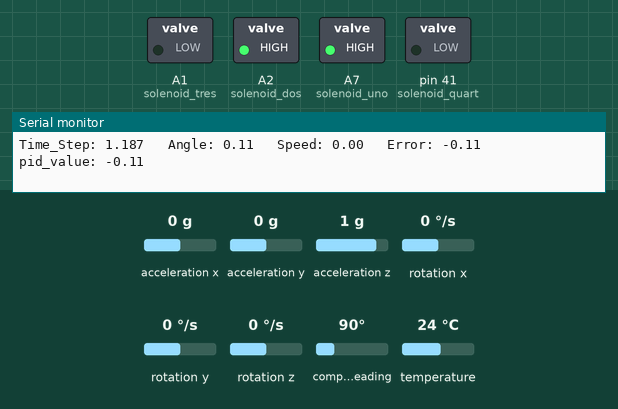
Simulated run of this program. Board: Teensy 4. Shown: switched loads named in the program (green lamp = pin HIGH), the last lines printed to the serial monitor. The inputs (shaded band) are chosen by the test bench; at power-on: compass heading 90°, acceleration x 0 g, acceleration y 0 g, acceleration z 1 g, rotation x 0 °/s, rotation y 0 °/s, rotation z 0 °/s, temperature 24 °C.

Above: at 1.2 s.
1.3 s: compass heading set to 178°
4.3 s: compass heading set to 186°
At 5.5 s:
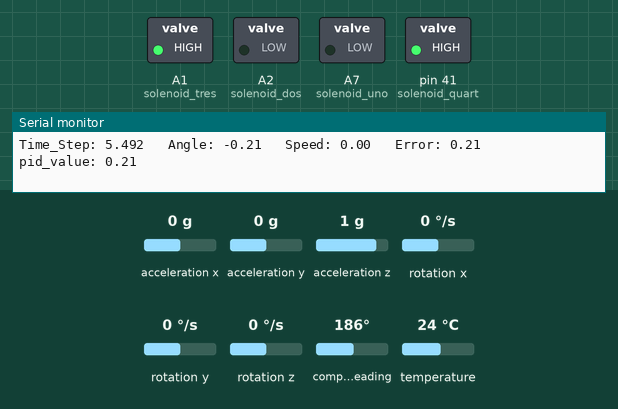
5.8 s: compass heading set to 7°
At 6.8 s:
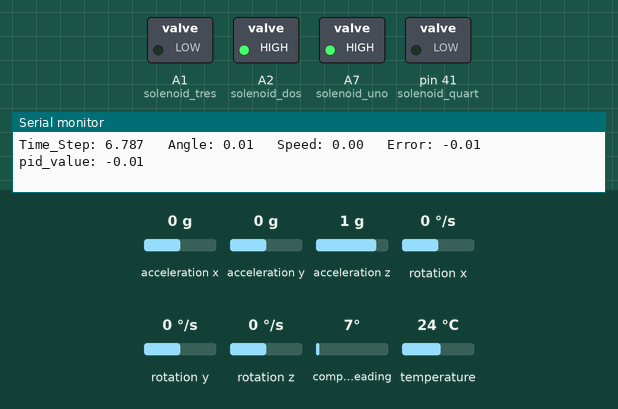
7.3 s: compass heading set to 269°
At 7.9 s:
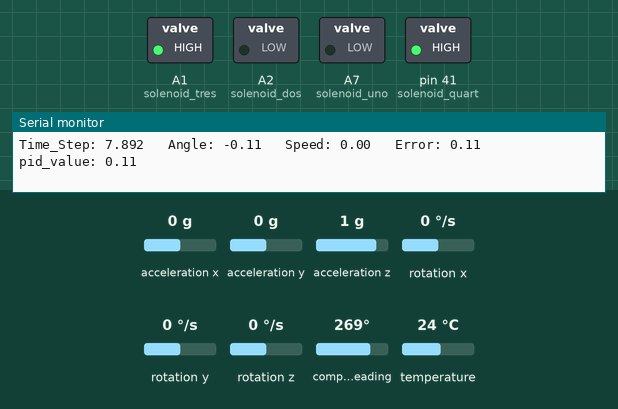
Timing chart, 0 to 9.8 s (numbered marks = the images above; inputs shaded):
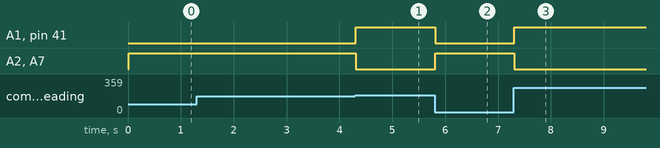

Measured:
- the behaviour switches between 180 and 181° on compass heading (found by bisection; images 0 and 1)
- after the input at 4.3 s, A1 (solenoid_tres), pin 41 (solenoid_quart): LOW → HIGH at once; A2 (solenoid_dos), A7 (solenoid_uno): HIGH → LOW at once
- after the input at 5.8 s, A1 (solenoid_tres), pin 41 (solenoid_quart): HIGH → LOW at once; A2 (solenoid_dos), A7 (solenoid_uno): LOW → HIGH at once
- after the input at 7.3 s, A1 (solenoid_tres), pin 41 (solenoid_quart): LOW → HIGH at once; A2 (solenoid_dos), A7 (solenoid_uno): HIGH → LOW at once

The program:

main.cpp
```cpp
#include <Arduino.h>
#include <MPU9250.h>
#include <math.h>
#include <EEPROM.h>

//Sensor Defining
MPU9250 IMU(Wire, 0x68);
int status;

////////// Variables //////////
// Accelerometer
double xaccel = 0, yaccel = 0, zaccel = 0;
// Gyroscope
double roll_rate = 0, pitch_rate = 0, yaw_rate = 0;
double roll_angle = 0, pitch_angle = 0, yaw_angle = 0;
// Magnometer
double xmag = 0, ymag = 0, zmag = 0;
// Temperature
double temp;

// Phils lab
int gravity  = 9.81;

//time
double dt = 0, old_millis = 0, curr_time = 0, prev_time = 0;

/////////////// Filters ///////////////////
//Low Pass Filter
int lpfGyr = 0.7;
int  lpfAcc = 0.9;
int  lpfMag = 0.4;

//Complimentary Filter Setup
double alpha = 0.93f;

double accel_roll_angle = 0, accel_pitch_angle = 0, accel_yaw_angle;
double mag_roll_angle = 0, mag_pitch_angle = 0, mag_yaw_angle = 0;
double comp_roll_angle = 0, comp_pitch_angle = 0, comp_yaw_angle = 0;

//bias
double bias_roll_rate, bias_pitch_rate, bias_yaw_rate;

///////////////// PID Controller /////////////////////
//Solenoid Initialization
#define SOLENOID_OFF LOW
#define SOLENOID_ON HIGH

uint8_t solenoid_uno = 21, solenoid_dos = 16, solenoid_tres = 15, solenoid_quart = 41;
double old_yaw_angle;

//PID Gain
int kP = 1;
int kI = 0.1;
int kD = 0.01;

//error
double cumulative_error = 0; //for I term
double previous_error = 0; // for D term

//flash memory
int address = 0;

double pid(double comp_yaw_angle) ;
void update_control(double new_yaw_angle, double old_yaw_angle, double dt);
void datalogger();
void writeDoubleToEEPROM(int address, double value);
double readDoubleFromEEPROM(int address);


void setup() {
  Serial.begin(115200);

  pinMode(solenoid_uno, OUTPUT);
  pinMode(solenoid_dos, OUTPUT);
  pinMode(solenoid_tres, OUTPUT);
  pinMode(solenoid_quart, OUTPUT);

  //while(!Serial) {}

  // start communication with IMU
  status = IMU.begin();
  /*
  if (status < 0) {
    Serial.println("IMU initialization unsuccessful");
    Serial.println("Check IMU wiring or try cycling power");
    Serial.print("Status: ");
    Serial.println(status);
    while(1) {}
  }
  */
  // setting the accelerometer full scale range to +/-8G
  IMU.setAccelRange(MPU9250::ACCEL_RANGE_8G);
  // setting the gyroscope full scale range to +/-500 deg/s
  IMU.setGyroRange(MPU9250::GYRO_RANGE_500DPS);
  // setting DLPF bandwidth to 20 Hz
  IMU.setDlpfBandwidth(MPU9250::DLPF_BANDWIDTH_20HZ);
  // setting SRD to 19 for a 50 Hz update rate
  IMU.setSrd(50);
}

void loop() {
  /////////  Time Portion  //////////
  curr_time = millis();
  dt = (curr_time - prev_time)/1000;

  /////////  IMU Reading Portion  //////////

  /////////  IMU Reading Portion  //////////

  //Bias Reading
  bias_roll_rate = IMU.getGyroBiasX_rads();
  bias_pitch_rate = IMU.getGyroBiasY_rads();
  bias_yaw_rate = IMU.getGyroBiasZ_rads();


  //Measurement Reading & Low Pass Filter Implementation
  IMU.readSensor();
  xaccel = lpfAcc*xaccel + (1 - lpfAcc)*IMU.getAccelX_mss();
  yaccel = lpfAcc*yaccel + (1 - lpfAcc)*IMU.getAccelY_mss();
  yaccel = lpfAcc*zaccel + (1 - lpfAcc)*IMU.getAccelY_mss();
  roll_rate = lpfGyr*roll_rate + (1 - lpfGyr)*IMU.getGyroX_rads();
  pitch_rate = lpfGyr*pitch_rate + (1 - lpfGyr)*IMU.getGyroY_rads();
  yaw_rate = lpfGyr*yaw_rate + (1 - lpfGyr)*IMU.getGyroZ_rads();
  xmag = lpfMag*xmag + (1 - lpfMag)*IMU.getMagX_uT();
  ymag = lpfMag*zmag + (1 - lpfMag)*IMU.getMagY_uT();
  zmag = lpfMag*zmag + (1 - lpfMag)*IMU.getMagZ_uT();
  temp = IMU.getTemperature_C();


  /////////  Math Portion  //////////
  //Accelerometer
  //phi_hat = atanf(yaccel/zaccel) * RAD_TO_DEG;
  //theta_hat = asinf(xaccel/ gravity) * RAD_TO_DEG;

  accel_roll_angle = atan2(-xaccel, sqrt(pow(yaccel,2) + pow(zaccel,2)))*RAD_TO_DEG;
  accel_pitch_angle = atan2(yaccel, sqrt(pow(xaccel,2) + pow(zaccel,2)))*RAD_TO_DEG;
  accel_yaw_angle = atan2((sqrt(pow(xaccel,2)+pow(yaccel,2))),zaccel)*RAD_TO_DEG;
  mag_roll_angle = atan2(ymag,zmag);
  mag_pitch_angle = atan2(xmag,zmag);
  mag_yaw_angle = atan2(ymag,xmag);

  roll_angle += ((roll_rate * RAD_TO_DEG) * dt);
  pitch_angle += ((pitch_rate * RAD_TO_DEG) * dt);
  yaw_angle += ((yaw_rate * RAD_TO_DEG) * dt);

  //Phils Comp Filter
  /*
  ////////// Body Transformation ///////////

  //body rates to euler rates
  float phi_dot = 1*roll_rate + sinf(roll_angle*DEG_TO_RAD)*tanf(pitch_angle*DEG_TO_RAD)*pitch_rate + cosf(roll_angle*DEG_TO_RAD)*tanf(pitch_angle*DEG_TO_RAD)*yaw_rate;
  float theta_dot = cosf(roll_angle*DEG_TO_RAD)*pitch_rate - sinf(roll_angle*DEG_TO_RAD)*yaw_rate;
  float gamma_dot = sinf(roll_angle*DEG_TO_RAD)*(1/cosf(pitch_angle*DEG_TO_RAD))*pitch_rate + cosf(roll_angle*DEG_TO_RAD)*(1/cosf(pitch_angle*DEG_TO_RAD))*yaw_rate;
  comp_roll_angle = (alpha*accel_roll_angle + (1 - alpha)*(roll_rate + dt*phi_dot))*RAD_TO_DEG;
  comp_pitch_angle = (alpha*accel_pitch_angle + (1 - alpha)*(pitch_rate + dt*theta_dot))*RAD_TO_DEG;
  comp_yaw_angle = (alpha*accel_yaw_angle + (1 - alpha)*(yaw_rate + dt*gamma_dot))*RAD_TO_DEG;
  */
  //Complimentary Filter w/ accel
  /*
  comp_roll_angle = alpha * (roll_angle + roll_rate * dt) + (1 - alpha) * accel_roll_angle;
  comp_pitch_angle = alpha * (pitch_angle + pitch_rate * dt) + (1 - alpha) * accel_pitch_angle;
  comp_yaw_angle = alpha * (yaw_angle + yaw_rate * dt) + (1 - alpha) * accel_yaw_angle;
  */
  //Complimentary Filter w/ mag
  comp_roll_angle = alpha * (roll_angle + roll_rate * dt) + (1 - alpha) * mag_roll_angle;
  comp_pitch_angle = alpha * (pitch_angle + pitch_rate * dt) + (1 - alpha) * mag_pitch_angle;
  comp_yaw_angle = alpha * (yaw_angle + yaw_rate * dt) + (1 - alpha) * mag_yaw_angle;

  double new_yaw_angle = pid(comp_yaw_angle);
    //////// PID Controller ////////
  if (comp_yaw_angle <= 5){
    update_control(new_yaw_angle, old_yaw_angle, dt);
    old_yaw_angle = new_yaw_angle;
  }

  /////////  Printing Portion  //////////

  Serial.print("Time_Step: ");
  Serial.print(curr_time/1000, 3);
  Serial.print("\t");
  /*
  //Complimentary Filter

  Serial.print(" Roll_Angle (C): ");
  Serial.print(comp_roll_angle,6);
  Serial.print("\t");
  Serial.print(" Pitch_Angle (C): ");
  Serial.print(comp_pitch_angle,6);
  Serial.print("\t");
  Serial.print(" Yaw_Angle (C): ");
  Serial.print(comp_yaw_angle,6);
  //Serial.print("\t");
  Serial.println();
  */
  /*
  Serial.print("Yaw_Angle_Bias: ");
  Serial.println(bias_yaw_rate);
  */
  /*
  //Normal
  Serial.print(" Roll_Angle (N): ");
  Serial.print(roll_angle,6);
  Serial.print("\t");
  Serial.print(" Pitch_Angle (N): ");
  Serial.print(pitch_angle,6);
  Serial.print("\t");
  Serial.print(" Yaw_Angle (N): ");
  Serial.print(yaw_angle,6);
  Serial.print("\t");*/
  /*
  Serial.print("\t");
  Serial.print(" Roll_Rate: ");
  Serial.print(roll_rate,6);
  Serial.print("\t");
  Serial.print(" Pitch_Rate: ");
  Serial.print(pitch_rate,6);
  Serial.print("\t");
  Serial.print(" Yaw_Rate: ");
  Serial.println(yaw_rate,6);
  Serial.print("\t");
  Serial.print(" Temp: ");
  Serial.println(int_temp,6);
  */
  /*
  // Write the value to EEPROM
  writeDoubleToEEPROM(address, comp_yaw_angle);

  // Read the value from EEPROM
  double valueRead = readDoubleFromEEPROM(address);
  Serial.println(valueRead);
 */
  prev_time = curr_time;
}
/*
void writeDoubleToEEPROM(int address, double value) {
  byte* p = (byte*)(void*)&value;
  for (unsigned int i = 0; i < sizeof(value); i++) {
    EEPROM.write(address + i, *p++);
  }
}

double readDoubleFromEEPROM(int address) {
  double value;
  byte* p = (byte*)(void*)&value;
  for (unsigned int i = 0; i < sizeof(value); i++) {
    *p++ = EEPROM.read(address + i);
  }
  return value;
}
*/
void update_control(double new_yaw_angle, double old_yaw_angle, double dt){
  if (comp_yaw_angle > old_yaw_angle) {
    for (double pos = old_yaw_angle; pos <= new_yaw_angle; pos += 1){
      digitalWrite(solenoid_uno, HIGH);
      digitalWrite(solenoid_dos, HIGH);
      digitalWrite(solenoid_tres, LOW);
      digitalWrite(solenoid_quart, LOW);
    }
  }
  if (comp_yaw_angle < old_yaw_angle) {
    for (double pos = old_yaw_angle; pos >= new_yaw_angle; pos -= 1){
      digitalWrite(solenoid_tres, HIGH);
      digitalWrite(solenoid_quart, HIGH);
      digitalWrite(solenoid_uno, LOW);
      digitalWrite(solenoid_dos, LOW);
    }
  }
}


double pid(double comp_yaw_angle) {

  double setpoint = 0;
  double error = setpoint-comp_yaw_angle;
  double p_value = error*kP;
  double i_value = cumulative_error*kI;
  double d_value = (error-previous_error)*kD;

  double pid_value = p_value+i_value+d_value;
  /*
  Serial.print("Setpoint: ");
  Serial.print(setpoint);
  Serial.print("\t");
  */
  Serial.print(" Angle: ");
  Serial.print(comp_yaw_angle);
  Serial.print("\t");

  Serial.print(" Speed: ");
  Serial.print(roll_rate);
  Serial.print("\t");

  Serial.print(" Error: ");
  Serial.print(error);
  Serial.print("\t");

  Serial.print(" pid_value: ");
  Serial.print(pid_value);
  Serial.println();

  cumulative_error += error;
  previous_error = error;

  double new_yaw_angle = map(pid_value, -360, 360, 0, 360);

  if (new_yaw_angle > 360){
    new_yaw_angle = 360;
  }

  if (new_yaw_angle < 0){
    new_yaw_angle = 0;
  }

  return pid_value;
}

/*
void writeToEEPROM(int address, int value) {
  EEPROM.write(address, comp_yaw_angle);
}
*/
```
